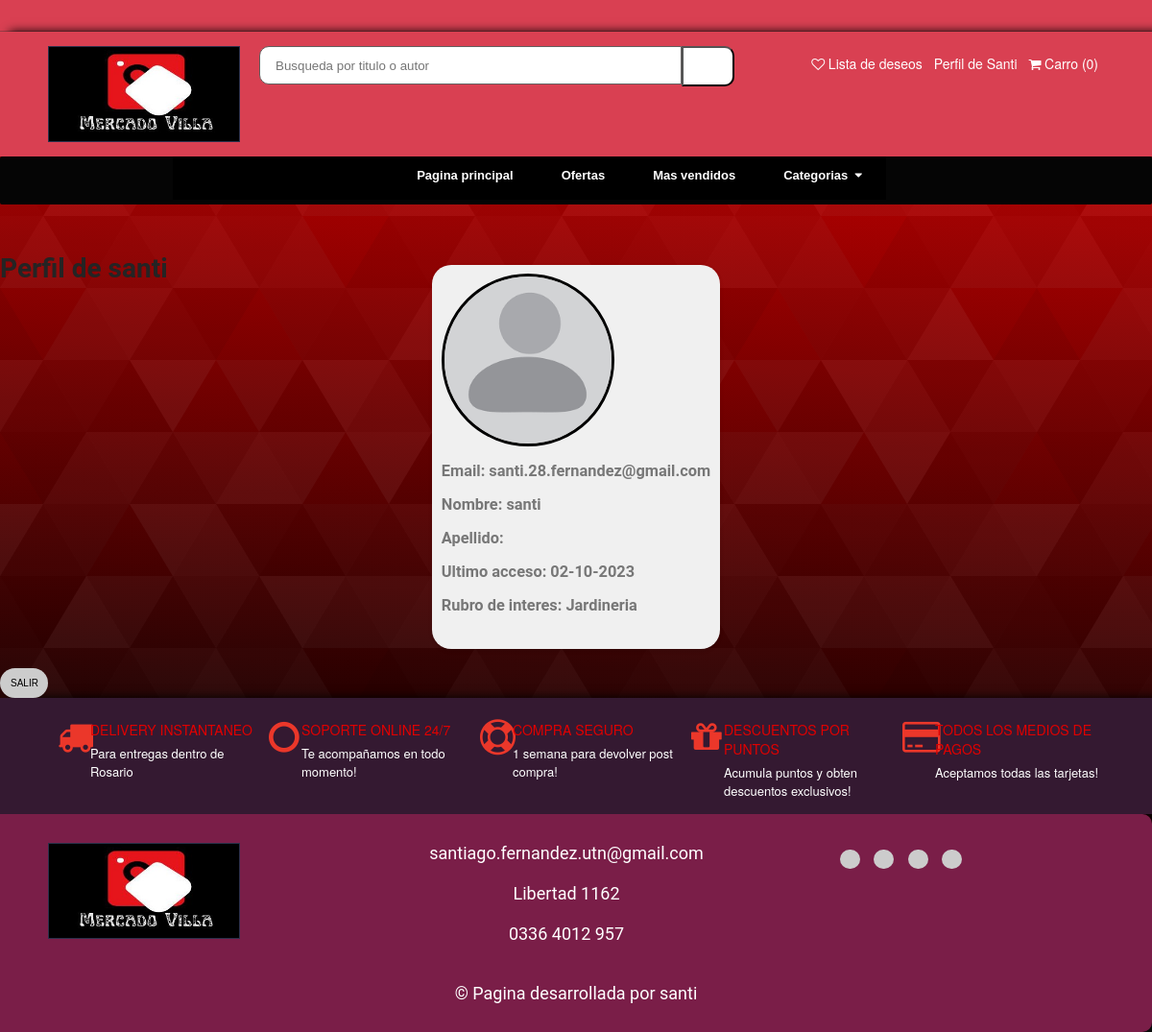
The page /user/ (signed in) on the database as committed earlier.
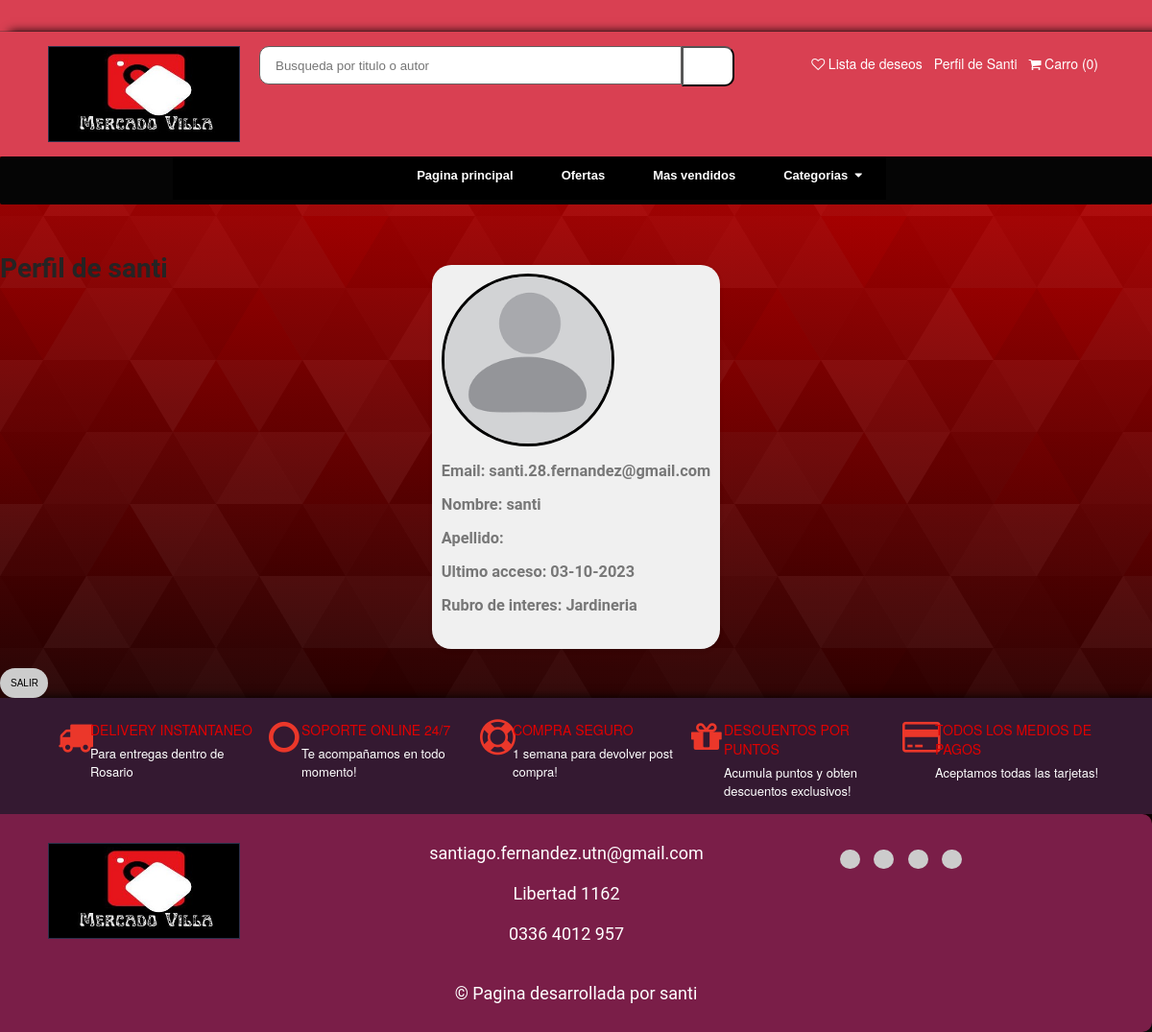
The same page on the database as committed later.
### clients/models.py (models this page shows)
class ClientModel(AbstractUser):
    cuit = models.CharField(max_length=11)
    business_line = models.CharField(choices=BusinessLineChoices.choices, max_length=128, default=BusinessLineChoices.OTROS.value)
    business_line_interes = models.CharField(choices=BusinessLineChoices.choices, max_length=128, default=BusinessLineChoices.OTROS.value)
    is_seller = models.BooleanField(default=False)
    is_buyer = models.BooleanField(default=True)
    state = models.CharField(max_length=128,blank = True, null = True)
    city = models.CharField(max_length=128,blank = True, null = True)
    postal_code = models.CharField(max_length = 4,blank = True, null = True)
    phone_number = models.CharField(max_length = 64)
    avatar = models.ImageField(upload_to="avatar", null = True, blank = True)

### user/views.py (the view, shortened to what this page needs)
# urls.py: path('', UserView.as_view(), name="user"),
class UserView(View):
    def get(self, request):
        user = self.request.user
        return render(request, "user.html", {"user": user})

### templates/user.html (shortened to what this page needs)
{%extends "home.html"%}
{% load humanize %}
{%block content%}
<div class="title"> <h1>Perfil de {{ user.username }} </h1></div>
<div class="profile-card">
  <div class="profile-description">
    <br><br><br><br>
    <div class="profile-picture"><img src="{{ user.avatar.url }}"
      alt="imagen de perfil"  class="profile-image"></div>
    <br>
    <div class="div1"> <h3> Email: {{ user.email }} </h1> </div><br>
      <div class="div1"> <h3> Nombre: {{ user.first_name }} </h1> </div><br>
      <div class="div1"> <h3> Apellido: {{ user.second_name }}</div><br>
    <div class="div1"> <h3> Ultimo acceso: {{ user.last_login|date:"d-m-Y" }}
      </h1> </div><br>
    <div class="div1"> <h3> Rubro de interes: {{ user.business_line_interes }}
      </h1> </div>
    <br><br><br><br><br><br>
  </div>
</div>
<a href="{% url 'logout' %}"><button type="button"class="icon-button"id="python-button" data-lang="python">
  SALIR</button></a>
{%endblock content%}

### templates/home.html (shortened to what the changed rows need)
<html>
  <head>
    {% load static %}
    <link rel="stylesheet" href="https://cdnjs.cloudflare.com/ajax/libs/font-awesome/4.7.0/css/font-awesome.min.css">
    <link rel="stylesheet" href="{% static 'css/home.css' %}" type="text/css" />
    <link rel="stylesheet" href="{% static 'css/user.css' %}" type="text/css" />
    <link rel="stylesheet" href="{% static 'css/cart.css' %}" type="text/css" />
    <link rel="stylesheet" href="{% static 'css/signup.css' %}" type="text/css" />
    <link rel="stylesheet" href="{% static 'css/publication.css' %}" type="text/css" />
    <link rel="stylesheet" href="{% static 'css/chat.css' %}" type="text/css" />
    {% load humanize %}
  </head>
  <body>
    <div class="width-100 search-panel">
      <div class="container">
        <div class="width-30">
          <ul class="cart-sect">
            {% if user.is_authenticated %}
            <li>
              <a href="/user/">Perfil de {{ user.username |capfirst }}</a>
            </li>
            {% else %}
            <li>
              <i class="fa fa-user-circle-o" aria-hidden="true"></i>
              <a href="/login/"> Iniciar sesion </a>
            </li>
            {% endif %}
          </ul>
        </div>
      </div>
    </div>
    {% block content %}
    {% endblock content %}
  </body>
</html>

Rows that differ between the two databases and show on the page:
changed ClientModel "santi.28.fernandez@gmail.com": last_login "02-10-2023" → "03-10-2023"
